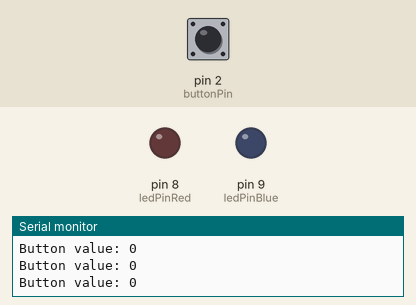
Bench run of a sketch on a simulated Arduino Uno, built with avr-gcc and run on an emulated ATmega328P. Shown: output pins drawn as LEDs (lit = HIGH), the last lines printed to the serial monitor. The test bench sets the inputs (shaded band); at power-on: pin 2 (buttonPin) LOW.

Above: at 1.2 s.
1.3 s: pin 2 (buttonPin) pulsed HIGH 5 times (0.12 s each, 0.3 s apart)
At 2.1 s:
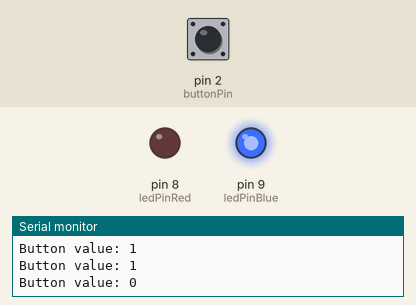
4.3 s: pin 2 (buttonPin) pulled HIGH for 0.15 s
At 5.5 s:
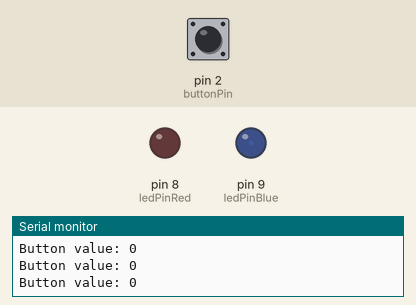
5.9 s: pin 2 (buttonPin) pulled HIGH for 1 s
At 6.7 s:
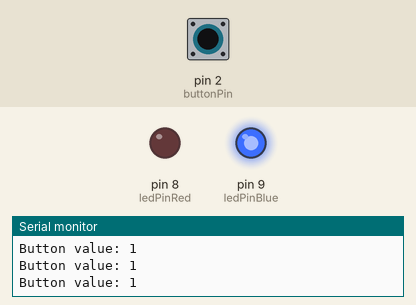
Timing chart, 0 to 8.9 s (numbered marks = the images above; inputs shaded):
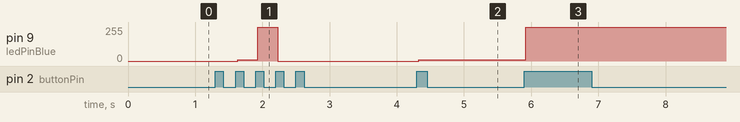

The sketch:

toggleModes.ino
```cpp
const int buttonPin = 2;
const int ledPinBlue = 9;
const int ledPinRed = 8;
int buttonState = 0;
bool buttonON = 0;
byte brightness = 0;
bool pressed = false;
int bRed = 0;
int bBlue = 0;

void setup() {
  // put your setup code here, to run once:
  Serial.begin(9600); // sets serial port for communication
  pinMode(ledPinBlue, OUTPUT);
  pinMode(ledPinRed, OUTPUT);
  pinMode(buttonPin, INPUT);

}

void loop() {
  // read the state of the pushbutton value:
  buttonState = digitalRead(buttonPin);
  Serial.print("Button value: ");
  Serial.print(buttonState);
  Serial.print("\n");

  // check if the pushbutton is pressed. If it is, the buttonState is HIGH:
  if (buttonState == HIGH and not pressed) {
    cycle();
    pressed = true;
  }
  else if (buttonState == LOW and pressed) {
    pressed = false;
  }

   analogWrite(ledPinBlue, bBlue);
   analogWrite(ledPinRed, bRed);


}

byte cycle( ) {
  if (bBlue == 0 and bRed == 0) {
    bRed= 100; // brightness for the red light
  }
  else if (bBlue == 0 and bRed == 100){
    bRed = 0;
    bBlue = 10;
  }
  else if (bBlue == 10 and bRed == 0) {
    bBlue = 255;
  }
  else if (bBlue == 255 and bRed == 0) {
    bBlue = 0;
  }

}
```

Measured:
- after the input at 1.3 s, pin 9 (ledPinBlue): 0/255 → 10/255 after 0.33 s, → 255/255 0.30 s later, → 0/255 0.30 s later
- after the input at 4.3 s, pin 9 (ledPinBlue): 0/255 → 10/255 at once
- after the input at 5.9 s, pin 9 (ledPinBlue): 10/255 → 255/255 at once
